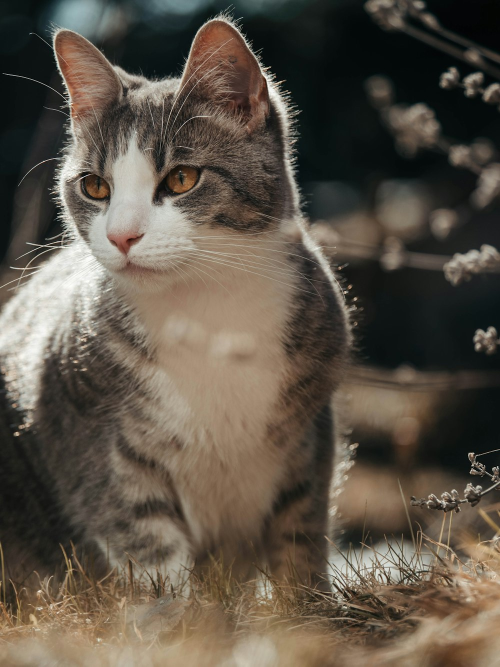
#> input picture img/cat.jpg, 1000 x 1333 px (shown at 1/2 size)
$ python basic.py
#> lines starting #> are read from the running program, lines starting #| are printed output that depends on the picture; after the words box and inside, x2 and y2 are one past the last pixel; in counts of white or black regions, pixels touching at a corner belong together
import cv2 as cv

img = cv.imread('img/cat.jpg')
#> img is the input picture: shape (1333, 1000, 3); mean B, G, R 70.9, 83, 92.1
cv.imshow('Cat', img)

#Convert to Grey
gray = cv.cvtColor(img, cv.COLOR_BGR2GRAY)
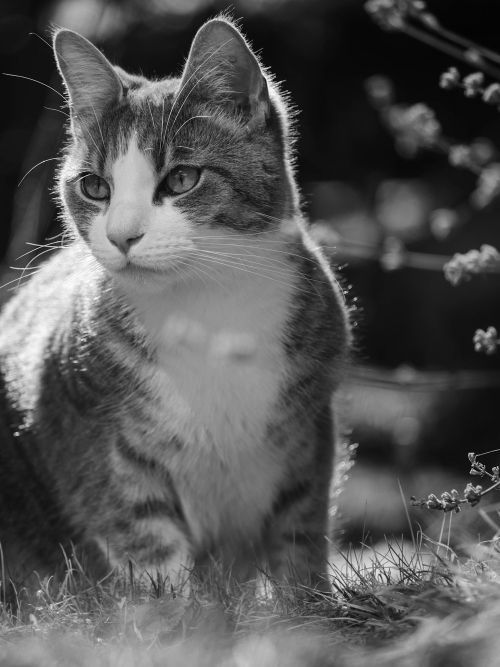
#> gray: shape (1333, 1000) (shown at 1/2 size); min 0, max 255, mean 84.3
cv.imshow('Gray', gray)

#Blur
blur = cv.GaussianBlur(img , (5,5), cv.BORDER_DEFAULT)
cv.imshow('Blur', blur)

#Edge Cascade
canny = cv.Canny(blur, 125,175)
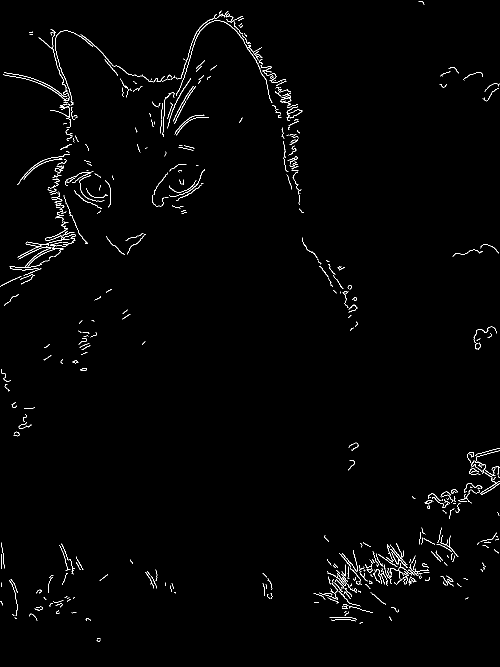
#> canny: shape (1333, 1000) (shown at 1/2 size); 1.2% white in thin lines or dots
cv.imshow('Canny',canny)

#Dilating the image
dilated = cv.dilate(canny, (7,7), iterations = 3)
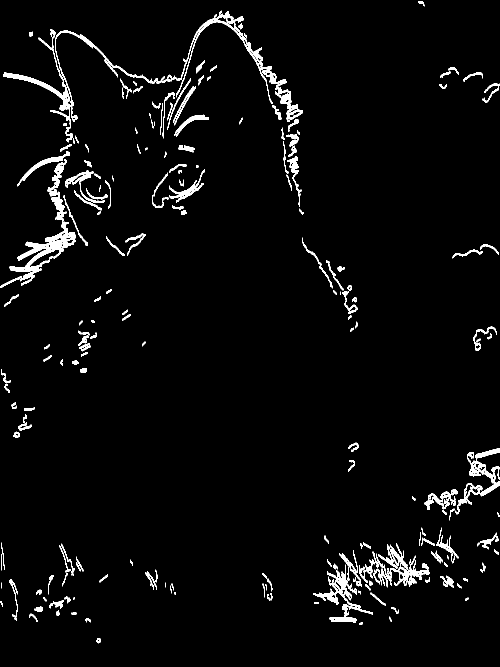
#> dilated: shape (1333, 1000) (shown at 1/2 size); 3.3% white; 238 white regions (22 under 20 px), largest, box (x1, y1, x2, y2) and area: (0, 383, 152, 576) 4599, (352, 21, 605, 244) 4269, (6, 58, 142, 258) 2219
cv.imshow('Dilated', dilated)

#Eroding
eroded = cv.erode(dilated,(3,3),iterations= 1)
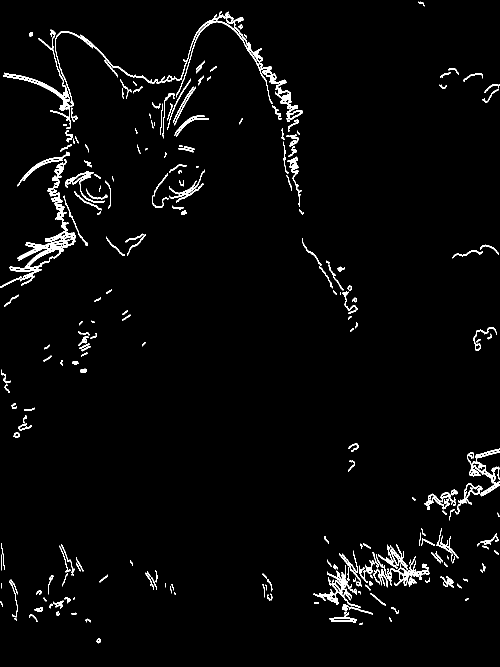
#> eroded: shape (1333, 1000) (shown at 1/2 size); 2.7% white in thin lines or dots
cv.imshow('Eroded', eroded)

#resize
resize = cv.resize(img, (500,500), interpolation=cv.INTER_CUBIC)
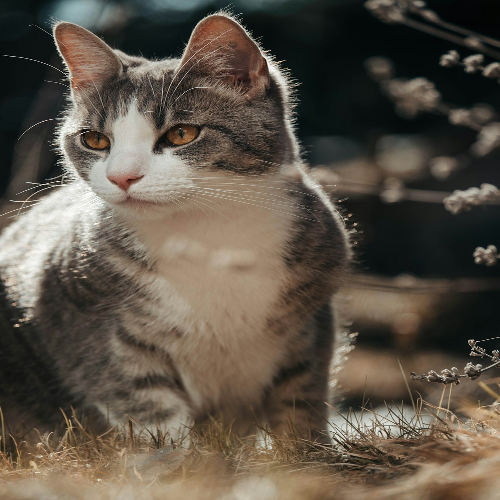
#> resize: shape (500, 500, 3); mean B, G, R 70.9, 83, 92.1
cv.imshow('Resized', resize)

#cropping
cropped = img[50:200, 200:400]
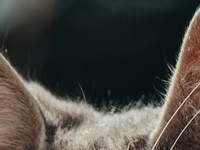
#> cropped: shape (150, 200, 3); mean B, G, R 63.2, 69.1, 70.4
cv.imshow('cropper', cropped)

cv.waitKey(0)

$ run again, with img/pfp.jpg copied over img/cat.jpg
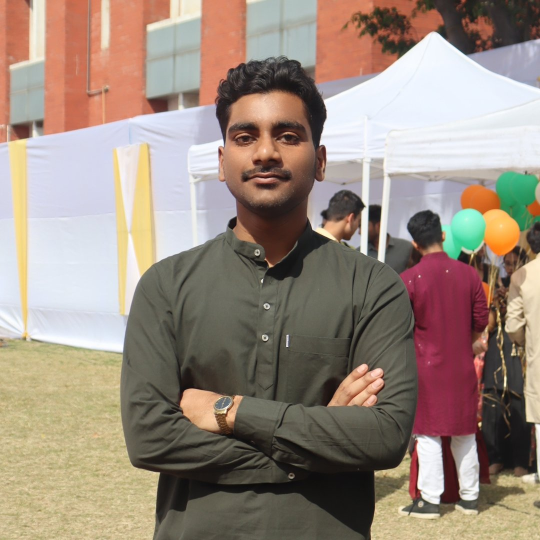
#> input picture img/pfp.jpg, 1080 x 1080 px (shown at 1/2 size)
#> img is the input picture: shape (1080, 1080, 3); mean B, G, R 126.2, 138.7, 154.9
#> `canny = cv.Canny(blur, 125,175)`:
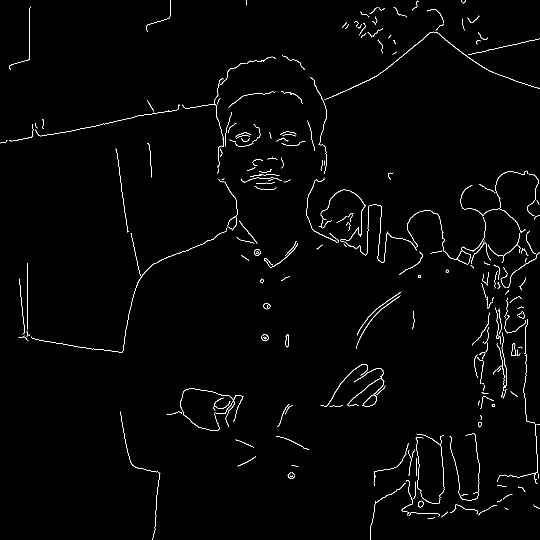
#> canny: shape (1080, 1080) (shown at 1/2 size); 1.3% white in thin lines or dots
#> dilated: shape (1080, 1080); 3.4% white; 164 white regions (3 under 20 px), largest, box (x1, y1, x2, y2) and area: (649, 18, 1080, 203) 2737, (913, 341, 1056, 540) 2373, (62, 357, 475, 708) 2359
#> eroded: shape (1080, 1080); 2.7% white in thin lines or dots
#> `cropped = img[50:200, 200:400]`:
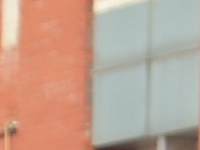
#> cropped: shape (150, 200, 3); mean B, G, R 146.8, 163.3, 192.9

$ run again, with img/us.jpg copied over img/cat.jpg
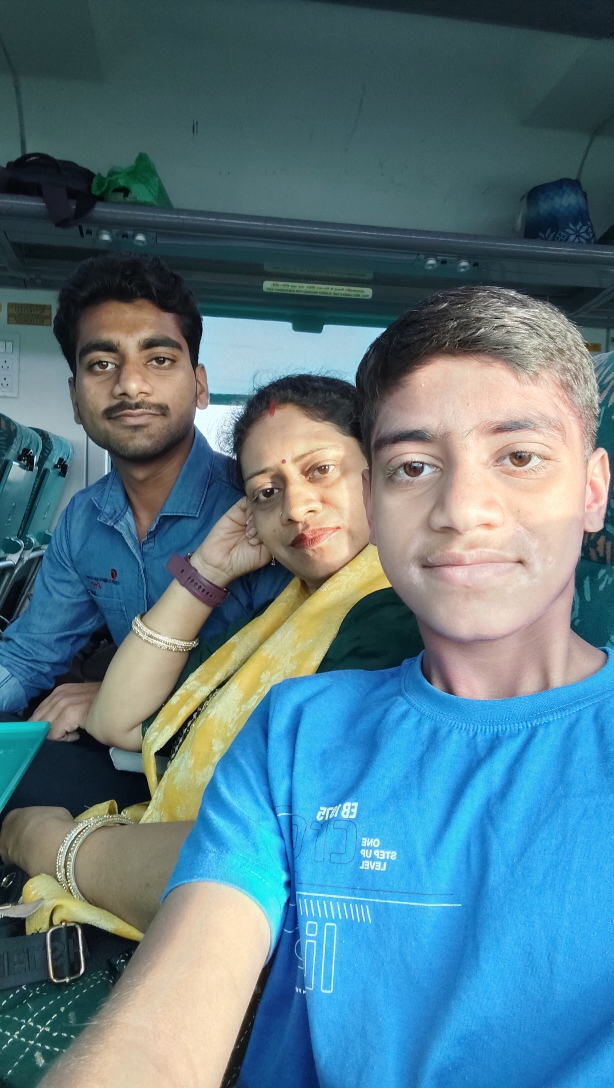
#> input picture img/us.jpg, 1840 x 3264 px (shown at 1/3 size)
#> img is the input picture: shape (3264, 1840, 3); mean B, G, R 132.7, 120.6, 87.6
#> `canny = cv.Canny(blur, 125,175)`:
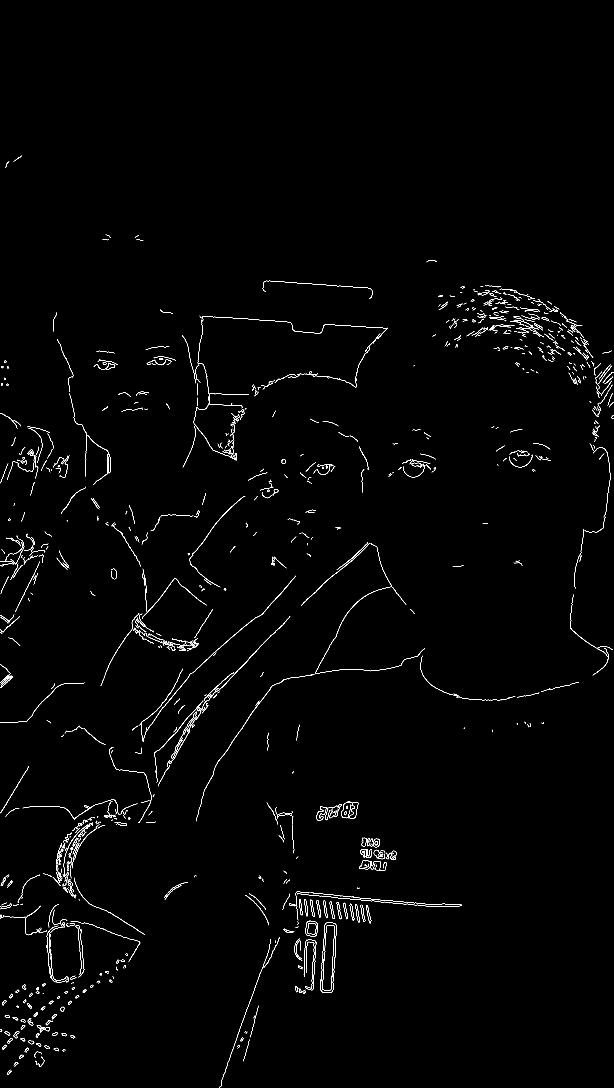
#> canny: shape (3264, 1840) (shown at 1/3 size); 0.82% white in thin lines or dots, all inside (x1, y1, x2, y2) = (0, 466, 1840, 3264)
#> dilated: shape (3264, 1840); 2.1% white; 666 white regions (40 under 20 px), largest, box (x1, y1, x2, y2) and area: (585, 948, 1164, 1185) 4906, (462, 1849, 871, 2362) 4556, (892, 2678, 1385, 2722) 3805
#> eroded: shape (3264, 1840); 1.7% white in thin lines or dots, all inside (x1, y1, x2, y2) = (0, 467, 1840, 3264)
#> `cropped = img[50:200, 200:400]`:
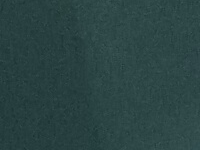
#> cropped: shape (150, 200, 3); mean B, G, R 67.3, 67.8, 42.7
